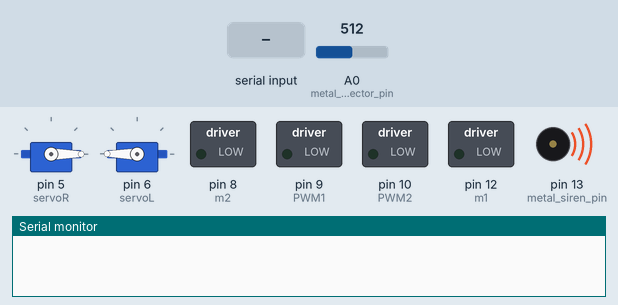
A sketch run on a simulated Arduino Uno, built with avr-gcc and run on an emulated ATmega328P. Parts: 2 × servo, switched loads named in the sketch (green lamp = pin HIGH), buzzer (waves = sounding, pin HIGH), the last lines printed to the serial monitor. The inputs (shaded band) are chosen by the test bench; at power-on: A0 (metal_detector_pin) = 512.

Above: at 2.2 s.
2.3 s: "U" received over Serial
At 4.5 s:
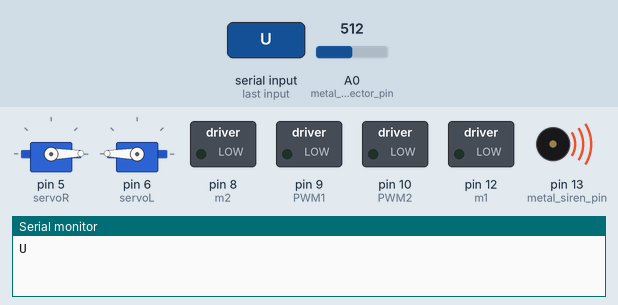
8.5 s: A0 (metal_detector_pin) set to 6
12.0 s: A0 (metal_detector_pin) set to 3
At 13.19 s:
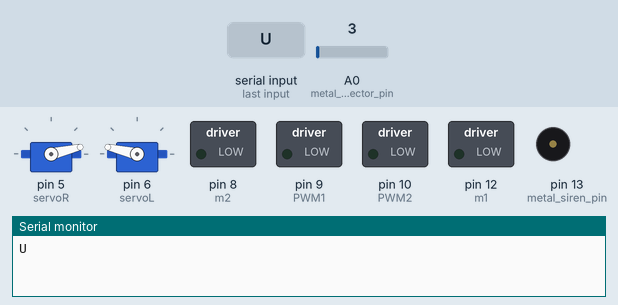
15.7 s: "F" received over Serial
At 16.6 s:
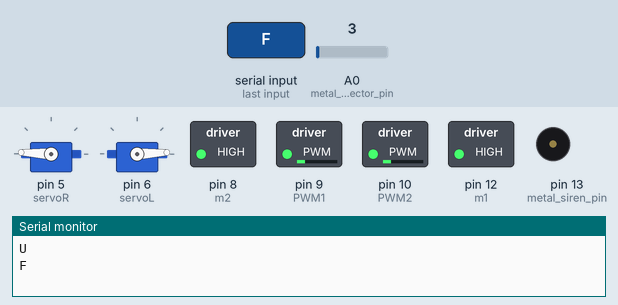
17.2 s: "B" received over Serial
At 17.6 s:
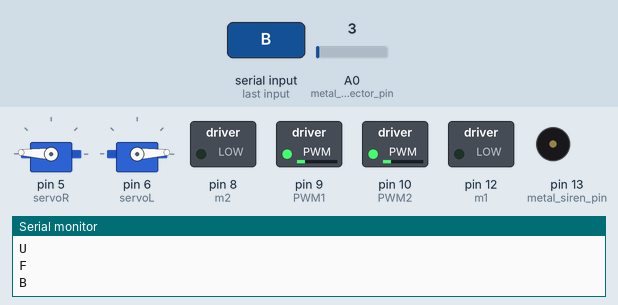
18.7 s: "L" received over Serial
At 19.9 s:
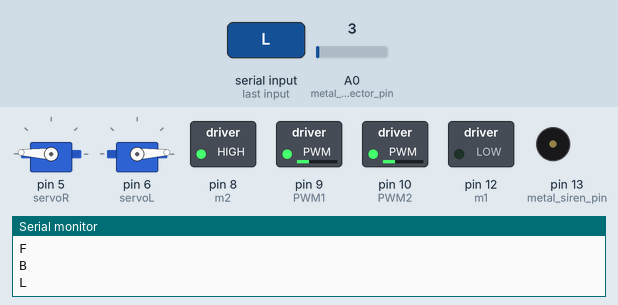
Timing chart, 0 to 21.2 s (numbered marks = the images above; inputs shaded):
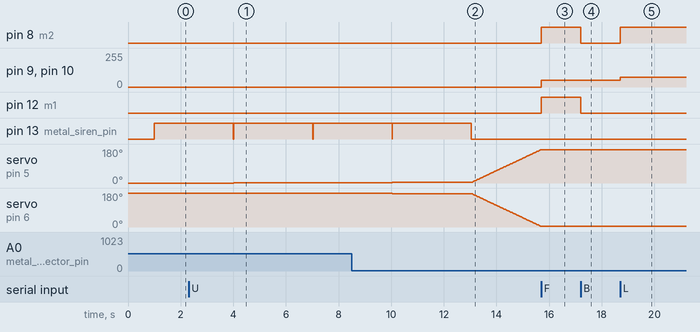

Measured:
- the behaviour switches between 5 and 4 on A0 (metal_detector_pin) (found by bisection; images 1 and 2)
- after the input at 2.3 s, pin 13 (metal_siren_pin): alternates HIGH for 3.0 s and LOW for 0.02 s, starting after 1.7 s; servo on pin 5 (servoR): 0° → 1° after 1.7 s, → 2° 3.0 s later; servo on pin 6 (servoL): 180° → 179° after 1.7 s, → 178° 3.0 s later
- after the input at 12.0 s, pin 13 (metal_siren_pin): goes on until 13.0 s, then stays LOW
- after the input at 15.7 s, pin 8 (m2), pin 12 (m1): LOW → HIGH at once; pin 9 (PWM1), pin 10 (PWM2): 0/255 → 50/255 at once; servo on pin 5 (servoR): stays 177° (without the input it goes to 179° after 0.02 s); servo on pin 6 (servoL): stays 3° (without the input it goes to 1° after 0.02 s)
- after the input at 17.2 s, pin 8 (m2), pin 12 (m1): HIGH → LOW at once
- after the input at 18.7 s, pin 8 (m2): LOW → HIGH at once; pin 9 (PWM1), pin 10 (PWM2): 50/255 → 75/255 at once

The sketch:

Minesweeper_robot_S4.ino
```cpp
//Components: metal detection, metal siren & led, motors, servos, electromagnets
/*KEYS:
- F: Forward
- B: Backwards
- R: Right
- L: Left
- S: Stop
- E: Edits speeds
---- S: set straight (F & B) speeds
---- T: set turing (R & L) speeds
- U: Servos Up
- D: Servos Down
- O: Electromagnets Open
- C: Electromagnets Close
*/

#include <Servo.h>

#define m1 12
#define PWM1 9
#define m2 8
#define PWM2 10

#define metal_siren_pin 13
#define metal_detector_pin A0

#define electromagnet_control_pin 12
#define servoR_pin 6
#define servoL_pin 5

char val;
int PWM_STRAIGHT = 50;
int PWM_TURNING = 75;
int PWM_STOP = 0;

Servo servoR;
Servo servoL;

int servoR_pos = 0;
int servoL_pos = 180;

bool is_metal_detected(){
  if (analogRead(metal_detector_pin)>4.5) return true;
  else return false;
}

void forward(){
  analogWrite(PWM1, PWM_STRAIGHT);
  analogWrite(PWM2, PWM_STRAIGHT);
  digitalWrite(m1, HIGH);
  digitalWrite(m2, HIGH);
}

void backward(){
  analogWrite(PWM1, PWM_STRAIGHT);
  analogWrite(PWM2, PWM_STRAIGHT);
  digitalWrite(m1, LOW);
  digitalWrite(m2, LOW);
}

void stop(){
  analogWrite(PWM1, PWM_STOP);
  analogWrite(PWM2, PWM_STOP);
  digitalWrite(m1, LOW);
  digitalWrite(m2, LOW);
}

void left(){
  analogWrite(PWM1, PWM_TURNING);
  analogWrite(PWM2, PWM_TURNING);
  digitalWrite(m1, LOW);
  digitalWrite(m2, HIGH);
}

void right(){
  analogWrite(PWM1, PWM_TURNING);
  analogWrite(PWM2, PWM_TURNING);
  digitalWrite(m1, HIGH);
  digitalWrite(m2, LOW);
}

void up(){
  if ((servoR_pos>=180) or (servoL_pos<=0)){
      return;
  }
  else{
    servoR_pos += 1;
    servoL_pos -= 1;
    servoR.write(servoR_pos);
    servoL.write(servoL_pos);
    delay(15);
  }
}

void down(){
  if ((servoL_pos>=180) or (servoR_pos<=0)){
      return;
  }
  else{
    servoR_pos -= 1;
    servoL_pos += 1;
    servoR.write(servoR_pos);
    servoL.write(servoL_pos);
    delay(15);
  }
}

void open(){
  digitalWrite(electromagnet_control_pin, HIGH);
}

void close(){
  digitalWrite(electromagnet_control_pin, LOW);
}

void blink(){
  digitalWrite(metal_siren_pin, HIGH);
  delay(3000);
  digitalWrite(metal_siren_pin, LOW);
}

void setup(){
  Serial.begin(9600);
  pinMode(m1, OUTPUT);
  pinMode(m2, OUTPUT);
  pinMode(PWM1,OUTPUT);
  pinMode(PWM2,OUTPUT);
  analogWrite(PWM1, PWM_STOP);
  analogWrite(PWM2, PWM_STOP);

  pinMode(metal_detector_pin, INPUT);
  pinMode(metal_siren_pin, OUTPUT);
  digitalWrite(metal_siren_pin, LOW);

  pinMode(electromagnet_control_pin, OUTPUT);
  digitalWrite(electromagnet_control_pin, LOW);

  servoR.attach(5);
  servoL.attach(6);
  servoR.write(servoR_pos);
  servoL.write(servoL_pos);
  delay(1000);
}

void loop(){
  while (Serial.available() > 0){
    val = Serial.read();
    Serial.println(val);
  }

  if(val == 'F') forward();
  else if(val == 'B') backward();
  else if(val == 'L') left();
  else if(val == 'R') right();
  else if(val == 'S') stop();
  else if(val == 'U') up();
  else if(val == 'D') down();
  else if(val == 'O') open();
  else if(val == 'C') close();
  //else if(val == 'E'){}

  if(is_metal_detected()){
    stop();
    blink();
    //update_map();
  }

}
```
